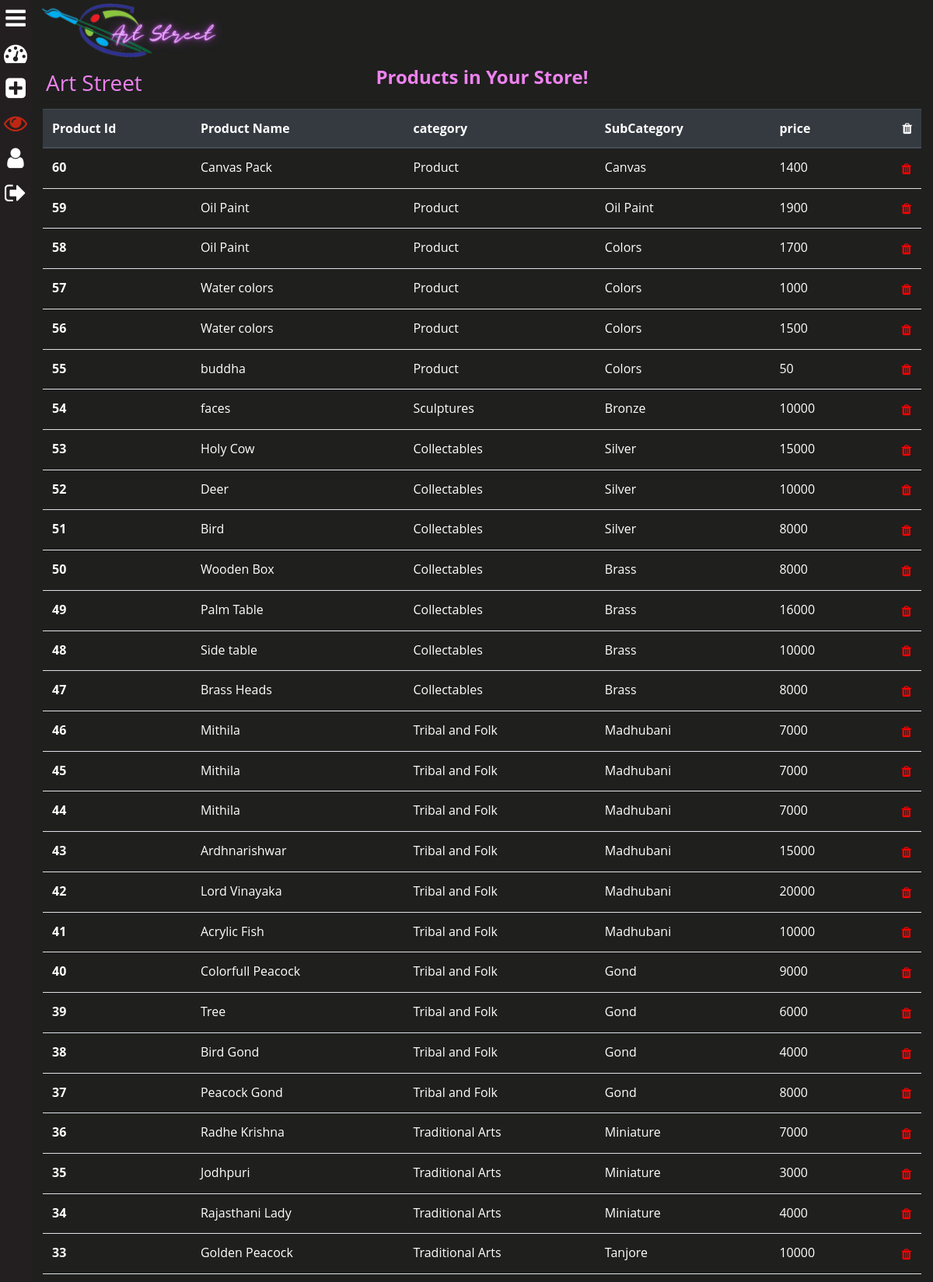
/seller/view_products/ (signed in, upper part), run on the app's committed database.
### saler/models.py (models this page shows, shortened)
class Product(models.Model):
	GST_CHOICES = (("0",'0'),("3",'3'),("5",'5'),("12",'12'),("18",'18'),("28",'28'))
	product_id = models.BigAutoField(primary_key=True)
	product_id2 = models.CharField(max_length=100,default='')
	shop = models.ForeignKey(User, on_delete=models.CASCADE,default='')
	product_name = models.CharField(max_length=100)
	category = models.ForeignKey(category, default="", verbose_name="Category", on_delete=models.SET_DEFAULT, null=True)
	subcategory = models.CharField(max_length=50, default="")
	price = models.IntegerField(default=0)
	desc = models.TextField()
	gst = models.CharField(default='0',max_length=3,choices=GST_CHOICES)
	pub_date = models.DateField(auto_now=True)
	image1 = models.ImageField(upload_to='products/images', default="",null=True)
	image2 = models.ImageField(upload_to='products/images', default="",null=True,blank=True)
	image3 = models.ImageField(upload_to='products/images', default="",null=True,blank=True)
	image4 = models.ImageField(upload_to='products/images', default="",null=True,blank=True)
	image5 = models.ImageField(upload_to='products/images', default="",null=True,blank=True)

class category(models.Model):
	name = models.CharField(max_length=50, default="")
	sub_Categories  = models.TextField(default="")
	def __str__(self):
		return f'{self.name}'

### saler/views.py (the view)
# urls.py: path('view_products/', views.view_products, name="view_products"),
@login_required
def view_products(request):
	if request.user.is_superuser or request.user.is_staff:
		prod = [p for p in Product.objects.all() if p.shop == request.user]
		if request.method == 'GET':
			pro_id = request.GET.get('pro_id')
			if pro_id:
				del_prod = [p.product_id for p in Product.objects.all() if p.shop == request.user]
				if int(pro_id) in del_prod:
					Product.objects.filter(product_id=int(pro_id))[0].delete()
					messages.success(request, f'The Product of id {pro_id} is deleted !')
					return redirect('/seller/view_products/')
		params = {
			'prod': prod[::-1],
			'cart_element_no' : len([p for p in MyCart.objects.all() if p.user == request.user]),
			}
		return render(request, 'saler/view_products.html',params)
	else:
		return redirect("/")

### saler/templates/saler/view_products.html (shortened to what this page needs)
{% extends 'saler/base.html' %}
{% load crispy_forms_tags %}
{% block saler_body %}
<div class="container-fluid">
	<div class="row p-1">
		<div class="col-md-4">
			<a href="{% url 'home' %}" class="logo" style="text-decoration:none;color: violet;">Art Street</i></a>
		</div>
		<div class="col-md-4">
			<h4 style="font-weight: bold; padding: 0; margin: 0; text-align: center;color: violet;">Products in Your Store!</h4>
		</div>
	</div>
	<hr class="p-0 m-0 mb-2">
	<div class="noteCard">
		<table class="table">
			<thead class="thead-dark">
				<tr>
					<th scope="col">Product Id</th>
					<th scope="col">Product Name</th>
					<th scope="col">category</th>
					<th scope="col">SubCategory</th>
					<th scope="col">price</th>
					<th scope="col" style="text-align: right;"><i class="fa fa-trash" aria-hidden="true"></i></th>
				</tr>
			</thead>
			<tbody>
				{% for pr in prod %}
				<tr>
					<th scope="row">{{pr.product_id}}</th>
					<td>{{pr.product_name}}</td>
					<td>{{pr.category}}</td>
					<td>{{pr.subcategory}}</td>
					<td>{{pr.price}}</td>
					<form>
						<td style="text-align: right;"><button type="submit" class="btn" style="margin: 0;padding: 0;color: red;"><i
									class="fa fa-trash" aria-hidden="true"></i></button></td>
					</form>
				</tr>
				{% endfor %}
			</tbody>
		</table>
	</div>
</div>
{% endblock saler_body %}

### saler/static/saler/css/style.css (style rules this page uses)
.logo { font-size: 28px; color: #231f20; }

### data on the page
Product: product_id "60", product_name "Canvas Pack", category "Product", subcategory "Canvas", price "1400"
Product: product_id "59", product_name "Oil Paint", category "Product", subcategory "Oil Paint", price "1900"
Product: product_id "58", product_name "Oil Paint", category "Product", subcategory "Colors", price "1700"
Product: product_id "57", product_name "Water colors", category "Product", subcategory "Colors", price "1000"
Product: product_id "56", product_name "Water colors", category "Product", subcategory "Colors", price "1500"
Product: product_id "55", product_name "buddha", category "Product", subcategory "Colors", price "50"
Product: product_id "54", product_name "faces", category "Sculptures", subcategory "Bronze", price "10000"
Product: product_id "53", product_name "Holy Cow", category "Collectables", subcategory "Silver", price "15000"
Product: product_id "52", product_name "Deer", category "Collectables", subcategory "Silver", price "10000"
Product: product_id "51", product_name "Bird", category "Collectables", subcategory "Silver", price "8000"
Product: product_id "50", product_name "Wooden Box", category "Collectables", subcategory "Brass", price "8000"
Product: product_id "49", product_name "Palm Table", category "Collectables", subcategory "Brass", price "16000"
Product: product_id "48", product_name "Side table", category "Collectables", subcategory "Brass", price "10000"
Product: product_id "47", product_name "Brass Heads", category "Collectables", subcategory "Brass", price "8000"
Product: product_id "46", product_name "Mithila", category "Tribal and Folk", subcategory "Madhubani", price "7000"
Product: product_id "45", product_name "Mithila", category "Tribal and Folk", subcategory "Madhubani", price "7000"
Product: product_id "44", product_name "Mithila", category "Tribal and Folk", subcategory "Madhubani", price "7000"
Product: product_id "43", product_name "Ardhnarishwar", category "Tribal and Folk", subcategory "Madhubani", price "15000"
Product: product_id "42", product_name "Lord Vinayaka", category "Tribal and Folk", subcategory "Madhubani", price "20000"
Product: product_id "41", product_name "Acrylic Fish", category "Tribal and Folk", subcategory "Madhubani", price "10000"
Product: product_id "40", product_name "Colorfull Peacock", category "Tribal and Folk", subcategory "Gond", price "9000"
Product: product_id "39", product_name "Tree", category "Tribal and Folk", subcategory "Gond", price "6000"
Product: product_id "38", product_name "Bird Gond", category "Tribal and Folk", subcategory "Gond", price "4000"
Product: product_id "37", product_name "Peacock Gond", category "Tribal and Folk", subcategory "Gond", price "8000"
Product: product_id "36", product_name "Radhe Krishna", category "Traditional Arts", subcategory "Miniature", price "7000"
Product: product_id "35", product_name "Jodhpuri", category "Traditional Arts", subcategory "Miniature", price "3000"
Product: product_id "34", product_name "Rajasthani Lady", category "Traditional Arts", subcategory "Miniature", price "4000"
Product: product_id "33", product_name "Golden Peacock", category "Traditional Arts", subcategory "Tanjore", price "10000"
